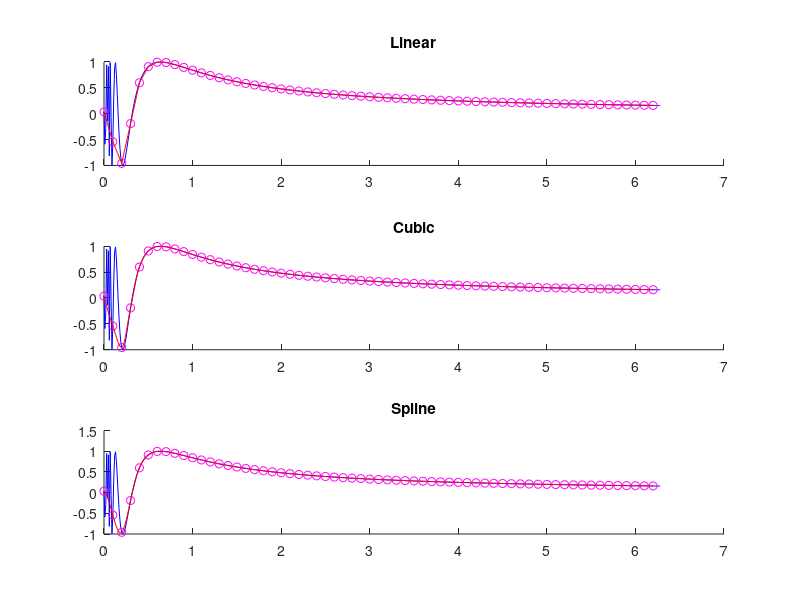

This figure's MATLAB source:
clear;
clc;

xq = 0.00001: 0.01: 2*pi;
x = 0.00001: .1: 2*pi;
sig = sin(x.^(-1));

% Linear
subplot(311)
interp1_lin = interp1(x, sig, xq, 'linear');
hold on;
plot(xq, sin(1./xq), 'b') % Podstawowy sygnał
plot(x, sig, 'm o') % Punkty
plot(xq, interp1_lin, 'r') % Interpolacja
title('Linear')

% Cubic
subplot(312)
interp1_cub = interp1(x, sig, xq, 'cubic');
hold on;
plot(xq, sin(1./xq), 'b') % Podstawowy sygnał
plot(x, sig, 'm o') % Punkty
plot(xq, interp1_cub, 'r') % Interpolacja
title('Cubic')

% Spline
subplot(313)
interp1_spline = interp1(x, sig, xq, 'spline');
hold on;
plot(xq, sin(1./xq), 'b') % Podstawowy sygnał
plot(x, sig, 'm o') % Punkty
plot(xq, interp1_spline, 'r') % Interpolacja
title('Spline')
  